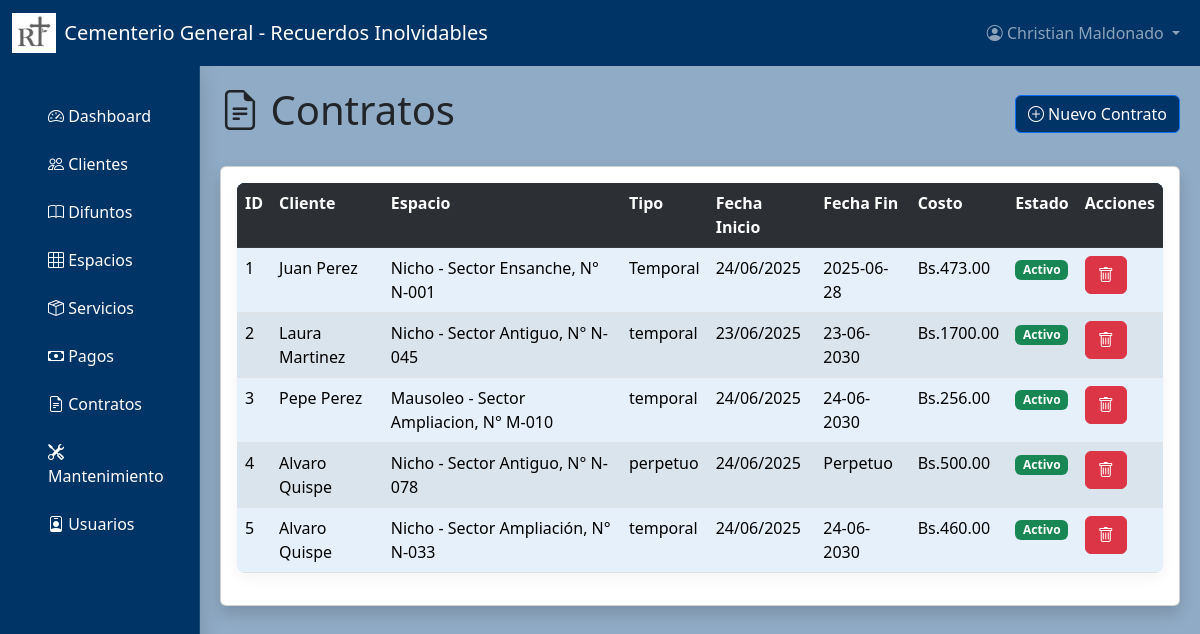
The page /contratos/ (signed in) on the database its author committed.
### models/usuario_model.py (models this page shows, shortened)
class Usuario(db.Model, UserMixin):
    __tablename__ = "usuarios"
    id = db.Column(db.Integer,primary_key=True)
    nombre = db.Column(db.String,nullable=False)
    username = db.Column(db.String,nullable=False)
    password = db.Column(db.String,nullable=False)
    rol = db.Column(db.String,nullable=False)
    fecha_registro = db.Column(db.DateTime,default=datetime.utcnow)
    @staticmethod
    def get_by_id(id):
        return Usuario.query.get(id)

### models/contrato_model.py (models this page shows, shortened)
class Contrato(db.Model):
    __tablename__ = "contratos"
    id = db.Column(db.Integer,primary_key=True)
    cliente_id = db.Column(db.Integer,db.ForeignKey('clientes.id'),nullable=False)
    espacio_id = db.Column(db.Integer,db.ForeignKey('espacios.id'),nullable=False)
    fecha_inicio = db.Column(db.DateTime,nullable=False)
    fecha_fin = db.Column(db.String,nullable=True)
    tipo = db.Column(db.String,nullable=False)
    costo = db.Column(db.Float(11,2),nullable=False)
    estado = db.Column(db.String,nullable=False)
    cliente = db.relationship('Cliente', back_populates='contratos')
    espacio = db.relationship('Espacio', back_populates='contratos')
    @staticmethod
    def get_all():
        return Contrato.query.all()

### models/cliente_model.py (models this page shows, shortened)
class Cliente(db.Model):
    __tablename__ = "clientes"
    id = db.Column(db.Integer,primary_key=True)
    nombre = db.Column(db.String,nullable=False)
    telefono = db.Column(db.Integer,nullable=False)
    email = db.Column(db.String,nullable=False)
    direccion = db.Column(db.String,nullable=False)
    fecha_registro = db.Column(db.DateTime,default=datetime.utcnow)
    difunto = db.relationship('Difunto', back_populates='cliente', lazy=True, cascade="all, delete-orphan")
    servicios = db.relationship('Servicio', back_populates='cliente', lazy=True, cascade="all, delete-orphan")
    pagos = db.relationship('Pago', back_populates='cliente', lazy=True, cascade="all, delete-orphan")
    contratos = db.relationship('Contrato', back_populates='cliente', cascade="all, delete-orphan")
    def delete(self):
        db.session.delete(self)
        db.session.commit()

### models/espacio_model.py (models this page shows, shortened)
class Espacio(db.Model):
    __tablename__ = "espacios"
    id = db.Column(db.Integer,primary_key=True)
    numero = db.Column(db.String,nullable=False)
    tipo = db.Column(db.String,nullable=False)
    descripcion = db.Column(db.String,nullable=False)
    sector = db.Column(db.String,nullable=False)
    pabellon = db.Column(db.String,nullable=False)
    fila = db.Column(db.String,nullable=False)
    estado = db.Column(db.String,nullable=False)
    fecha_ocupacion = db.Column(db.DateTime,nullable=True)
    difunto_id = db.Column(db.Integer,db.ForeignKey('difuntos.id') ,nullable=True)
    difunto = db.relationship('Difunto', back_populates='espacio')
    servicios = db.relationship('Servicio', back_populates='espacio')
    mantenimiento = db.relationship('Mantenimiento', back_populates='espacio')
    contratos = db.relationship('Contrato', back_populates='espacio')

### controllers/contrato_controller.py (the view)
@contrato_bp.route("/")
@login_required
def index():
    contratos = Contrato.get_all()
    return contrato_view.list(contratos)

### run.py (called while the page is built)
@login_manager.user_loader
def load_user(user_id):
    return Usuario.get_by_id(user_id)

@app.context_processor
def inject_clientes():
    if current_user.is_authenticated:
        return dict(clientes=Cliente.query.all())
    return {}

@app.context_processor
def inject_difuntos():
    if current_user.is_authenticated:
        return dict(difuntos=Difunto.query.all())
    return {}

@app.context_processor
def inject_espacios():
    if current_user.is_authenticated:
        return dict(espacios=Espacio.query.all())
    return {}

@app.context_processor
def inject_servicios():
    if current_user.is_authenticated:
        return dict(servicios=Servicio.query.all())
    return {}

@app.context_processor
def inject_servicios():
    if current_user.is_authenticated:
        return dict(servicios=Servicio.query.all())
    return {}

@app.context_processor
def inject_common_variables():
    if current_user.is_authenticated:
        return {
            'ingresos_totales': db.session.query(db.func.sum(Servicio.costo))
                                .filter(Servicio.estado == 'Pagado').scalar() or 0,
        }
    return {}

### views/contrato_view.py (called while the page is built)
def list(contratos):
    return render_template('contratos/index.html', contratos=contratos)

### templates/contratos/index.html (shortened to what this page needs)
{% extends 'dashboard.html' %}
{% block dashboard_content %}
<div class="d-flex justify-content-between align-items-center mb-4">
    <h1><i class="bi bi-file-earmark-text"></i> Contratos</h1>
    <button type="button" class="btn btn-primary" data-bs-toggle="modal" data-bs-target="#ModalCrear">
        <i class="bi bi-plus-circle"></i> Nuevo Contrato
    </button>
</div>
<div class="card shadow">
    <div class="card-body">
        <table class="table table-striped">
            <tr class="table-dark">
                <th>ID</th>
                <th>Cliente</th>
                <th>Espacio</th>
                <th>Tipo</th>
                <th>Fecha Inicio</th>
                <th>Fecha Fin</th>
                <th>Costo</th>
                <th>Estado</th>
                <th>Acciones</th>
            </tr>
            {% for item in contratos %}
            <tr>
                <td>{{ item.id }}</td>
                <td>
                    {% if item.cliente %}
                    {{ item.cliente.nombre }}
                    {% else %}
                    Sin cliente asignado
                    {% endif %}
                </td>
                <td>
                    {% if item.espacio %}
                    {{ item.espacio.tipo }} - Sector {{ item.espacio.sector }}, N° {{ item.espacio.numero }}
                    {% else %}
                    Sin espacio asignado
                    {% endif %}
                </td>
                <td>{{ item.tipo }}</td>
                <td>{{ item.fecha_inicio.strftime('%d/%m/%Y') }}</td>
                <td>{{ item.fecha_fin or 'Perpetuidad' }}</td>
                <td>Bs.{{ "%.2f"|format(item.costo) }}</td>
                <td>
                    {% if item.estado == 'Activo' %}
                    <span class="badge bg-success">{{ item.estado }}</span>
                    {% elif item.estado == 'Vencido' %}
                    <span class="badge bg-danger">{{ item.estado }}</span>
                    {% else %}
                    <span class="badge bg-warning">{{ item.estado }}</span>
                    {% endif %}
                </td>
                <td>
                    <a href="{{ url_for('contrato.delete', id=item.id) }}" class="btn btn-danger">
                        <i class="bi bi-trash"></i>
                </td>
            </tr>
            {% endfor %}
        </table>
    </div>
</div>
{% endblock %}

### templates/base.html (shortened to what this page needs)
<!doctype html>
<html lang="es">
<head>
    <link href="https://cdn.jsdelivr.net/npm/bootstrap@5.3.0-alpha1/dist/css/bootstrap.min.css" rel="stylesheet">
    <link rel="stylesheet" href="https://cdn.jsdelivr.net/npm/bootstrap-icons@1.10.3/font/bootstrap-icons.css">
</head>
<body>
    <nav class="navbar navbar-expand-lg navbar-dark bg-dark sticky-top">
        <div class="container-fluid">
<a class="navbar-brand d-flex align-items-center" href="{{ url_for('index') }}">
    <img src="{{ url_for('static', filename='img/logo.jpg') }}" alt="Logo" height="40" class="me-2">
    Cementerio General - Recuerdos Inolvidables
</a>
            <div class="collapse navbar-collapse" id="navbarNav">
                <ul class="navbar-nav ms-auto">
                    {% if current_user.is_authenticated %}
                    <li class="nav-item dropdown">
                        <a class="nav-link dropdown-toggle" href="#" id="navbarDropdown" role="button"
                            data-bs-toggle="dropdown">
                            <i class="bi bi-person-circle"></i>
                            {{ current_user.nombre}}
                        </a>
                    </li>
                    {% else %}
                    <li class="nav-item">
                        <a class="nav-link" href="{{ url_for('login.login') }}">Iniciar sesión</a>
                    </li>
                    {% endif %}
                </ul>
            </div>
        </div>
    </nav>
    {% if current_user.is_authenticated %}
    {% block content_side %}{% endblock %}
    {% endif %}
</body>
</html>

### templates/base.html (style rules this page uses)
:root { --primary-color: #003366; --primary-hover: #002244; --primary-text: white; --card-shadow: 0 6px 20px rgba(0, 0, 0, 0.15); --hover-shadow: 0 10px 25px rgba(0, 0, 0, 0.2); }
body { background-color: #90abc5; }
.main-content, .container, .container-fluid { background-color: transparent !important; }
.table { border-radius: 8px; box-shadow: 0 4px 15px rgba(0, 0, 0, 0.05); overflow: hidden; }
.table th { background-color: #003366; color: white; }
.table td { background-color: #e6f0fa; color: #000; }
.navbar, .bg-primary, .card-header, .btn-primary, .sidebar, .table-dark, .border-left-primary { background-color: var(--primary-color) !important; color: var(--primary-text) !important; }

### rows shown on the page
Usuario: nombre "Christian Maldonado"
Contrato: id "1", cliente.nombre "Juan Perez", espacio.tipo "Nicho", espacio.sector "Ensanche", espacio.numero "N-001", tipo "Temporal", fecha_inicio "24/06/2025", fecha_fin "2025-06-28", costo "473.00", estado "Activo"
Contrato: id "2", cliente.nombre "Laura Martinez", espacio.tipo "Nicho", espacio.sector "Antiguo", espacio.numero "N-045", tipo "temporal", fecha_inicio "23/06/2025", fecha_fin "23-06-2030", costo "1700.00", estado "Activo"
Contrato: id "3", cliente.nombre "Pepe Perez", espacio.tipo "Mausoleo", espacio.sector "Ampliacion", espacio.numero "M-010", tipo "temporal", fecha_inicio "24/06/2025", fecha_fin "24-06-2030", costo "256.00", estado "Activo"
Contrato: id "4", cliente.nombre "Alvaro Quispe", espacio.tipo "Nicho", espacio.sector "Antiguo", espacio.numero "N-078", tipo "perpetuo", fecha_inicio "24/06/2025", fecha_fin "Perpetuo", costo "500.00", estado "Activo"
Contrato: id "5", cliente.nombre "Alvaro Quispe", espacio.tipo "Nicho", espacio.sector "Ampliación", espacio.numero "N-033", tipo "temporal", fecha_inicio "24/06/2025", fecha_fin "24-06-2030", costo "460.00", estado "Activo"
